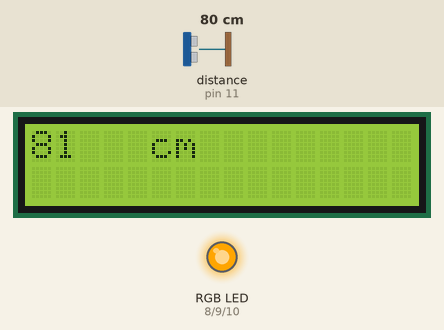
Bench run of a sketch on a simulated Arduino Uno, built with avr-gcc and run on an emulated ATmega328P. Parts: 16×2 character LCD, an RGB LED mixed from three pins (HIGH = lit). The test bench sets the inputs (shaded band); at power-on: distance to the obstacle (sensor on pin 11) 80 cm. The echo pulse lasts 58.3 µs per cm.

Above: at 1.2 s.
1.3 s: distance to the obstacle (sensor on pin 11) set to 53 cm
At 2.5 s:
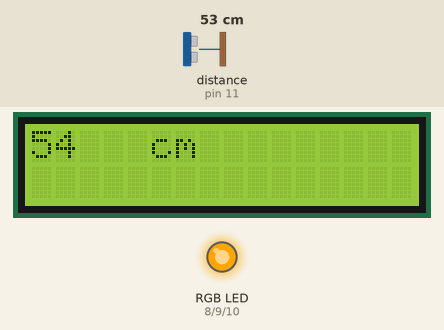
2.9 s: distance to the obstacle (sensor on pin 11) set to 44 cm
At 4.2 s:
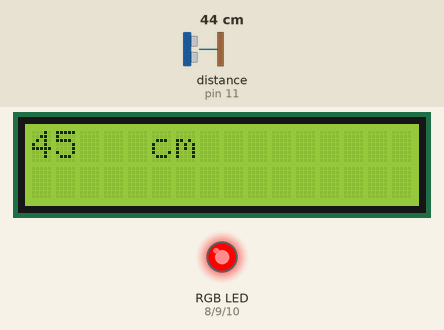
4.5 s: distance to the obstacle (sensor on pin 11) set to 120 cm
At 5.7 s:
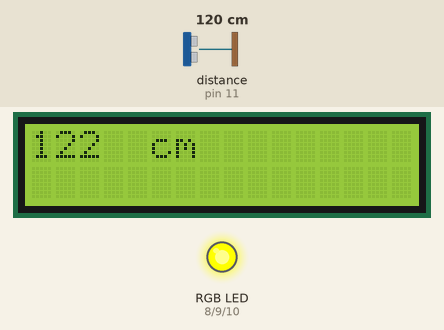
6.2 s: distance to the obstacle (sensor on pin 11) set to 192 cm
At 7.4 s:
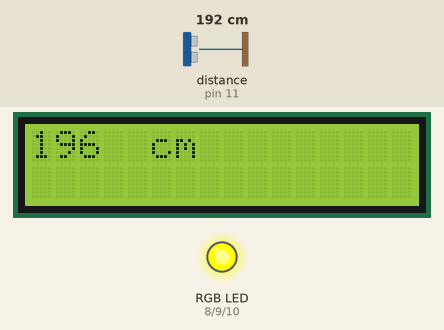
8.0 s: distance to the obstacle (sensor on pin 11) set to 201 cm
At 9.4 s:
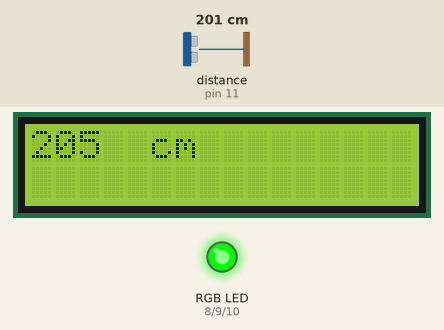
Timing chart, 0 to 10.6 s (numbered marks = the images above; inputs shaded):
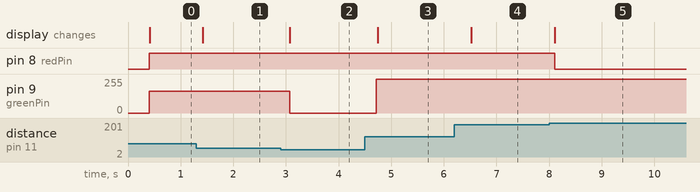

The sketch:

Display.ino
```cpp
#include <Wire.h>
#include <LiquidCrystal_PCF8574.h>
#include <NewPing.h>

const int triggerPin = 12;
const int echoPin = 11;
const int maxDistance = 400;

const int redPin = 8;
const int greenPin = 9;
const int bluePin = 10;


void setColourRgb(unsigned int red, unsigned int green, unsigned int blue) {
  analogWrite(redPin, red);
  analogWrite(greenPin, green);
  analogWrite(bluePin, blue);
}

int lcdi2c = 0x27; // <- Hart eingecodete Adresse, die nur für unser
                   // Beispiel funktioniert, vgl. Datenblatt

NewPing sonar(triggerPin, echoPin, maxDistance);
LiquidCrystal_PCF8574 lcd(lcdi2c);

void setup()
{
  lcd.clear();
  lcd.begin(16, 2);
  lcd.setBacklight(255);
}

void loop()
{
  lcd.setBacklight(255);
  delay(300);
  lcd.clear();
  lcd.setCursor(0, 0);
  lcd.print(sonar.ping_cm());
  lcd.setCursor(5,0);
  lcd.print("cm");
  if (sonar.ping_cm() >200){
    setColourRgb(0,255,0);
  }
  if (sonar.ping_cm() >100 and sonar.ping_cm() <200){
    setColourRgb(255,255,0);
  }
  if (sonar.ping_cm() >50 and sonar.ping_cm() <100){
    setColourRgb(255,165,0);
  }
  if (sonar.ping_cm() <50){
    setColourRgb(255,0,0);
  }
 }
```

Measured:
- the behaviour switches between 49 and 48 cm on distance to the obstacle (sensor on pin 11) (found by bisection; images 1 and 2)
- the behaviour switches between 196 and 197 cm on distance to the obstacle (sensor on pin 11) (found by bisection; images 4 and 5)
- after the input at 1.3 s, the display: changes after 0.12 s (image 1)
- after the input at 2.9 s, pin 9 (greenPin): 165/255 → 0/255 after 0.18 s; the display: changes after 0.18 s (image 2)
- after the input at 4.5 s, pin 9 (greenPin): 0/255 → 255/255 after 0.22 s; the display: changes after 0.24 s (image 3)
- after the input at 6.2 s, the display: changes after 0.32 s (image 4)
- after the input at 8.0 s, pin 8 (redPin): HIGH → LOW after 0.11 s; the display: changes after 0.11 s (image 5)
